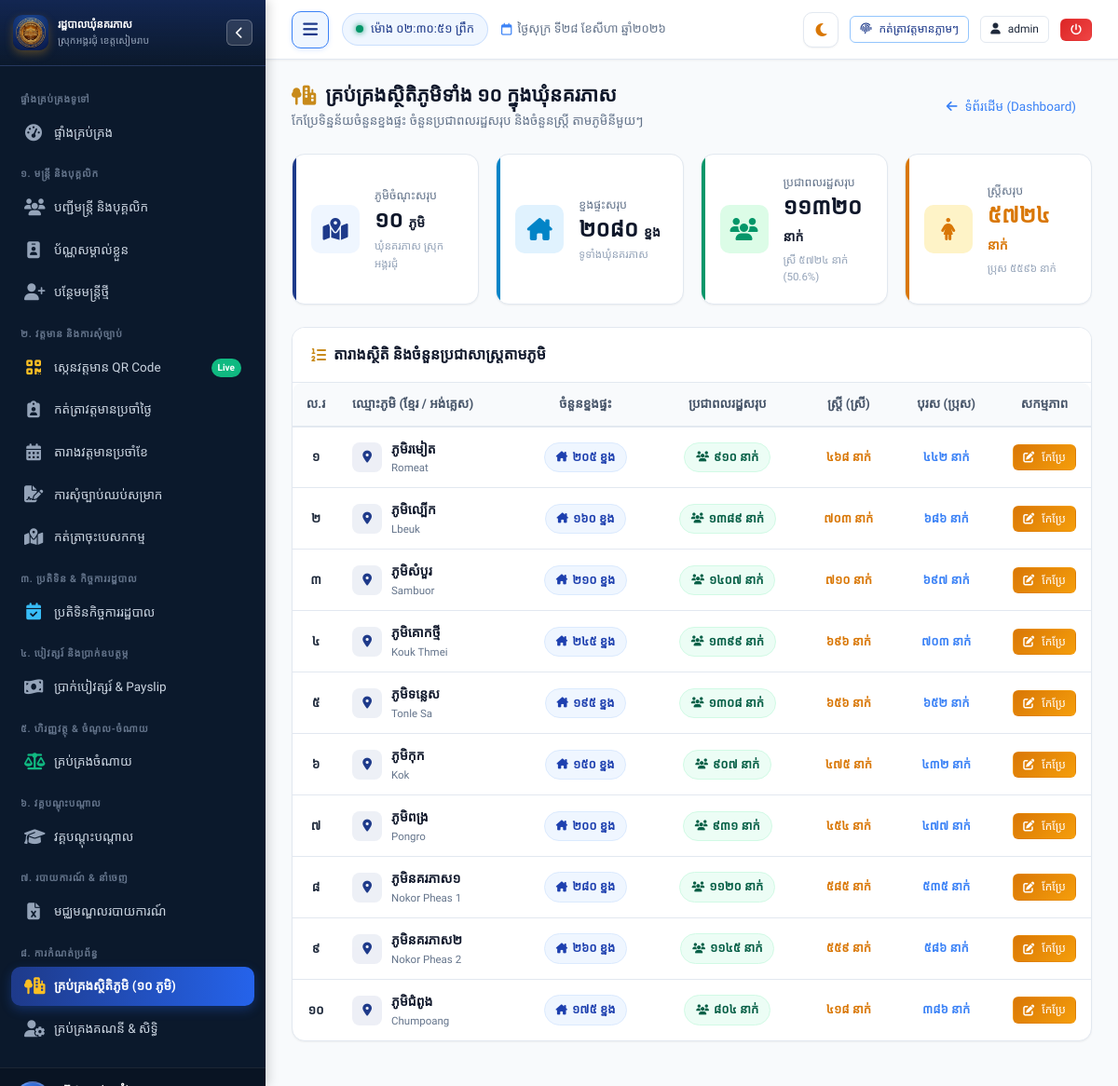
/settings/villages (signed in), run on the app's committed database.
### tables this page shows
CREATE TABLE villages (
        id INTEGER PRIMARY KEY AUTOINCREMENT,
        village_name_kh TEXT UNIQUE NOT NULL,
        village_name_en TEXT NOT NULL,
        total_population INTEGER DEFAULT 0,
        total_families INTEGER DEFAULT 0
    , female_population INTEGER DEFAULT 0);

### app.py (the view)
@app.route("/settings/villages")
@login_required
def settings_villages():
    conn = get_db()
    cursor = conn.cursor()
    cursor.execute("SELECT * FROM villages ORDER BY id")
    villages = cursor.fetchall()
    total_villages = len(villages)
    total_families = sum(v["total_families"] or 0 for v in villages)
    total_population = sum(v["total_population"] or 0 for v in villages)
    total_female = sum(v["female_population"] or 0 for v in villages)
    total_male = total_population - total_female
    female_pct = round((total_female / total_population * 100), 1) if total_population > 0 else 0
    conn.close()
    return render_template(
        "settings/villages.html",
        villages=villages,
        total_villages=total_villages,
        total_families=total_families,
        total_population=total_population,
        total_female=total_female,
        total_male=total_male,
        female_pct=female_pct
    )

### templates/settings/villages.html (shortened to what this page needs)
{% extends "base.html" %}
{% block content %}
<div class="page-header">
  <div class="page-header-title">
    <h1>
      <i class="fa-solid fa-tree-city text-gold"></i>
      <span>គ្រប់គ្រងស្ថិតិភូមិទាំង ១០ ក្នុងឃុំនគរភាស</span>
    </h1>
    <p>កែប្រែទិន្នន័យចំនួនខ្នងផ្ទះ ចំនួនប្រជាពលរដ្ឋសរុប និងចំនួនស្ត្រី តាមភូមិនីមួយៗ</p>
  </div>
  <div class="page-actions">
    <a href="{{ url_for('dashboard') }}" class="btn btn-outline-secondary">
      <i class="fa-solid fa-arrow-left"></i> ទំព័រដើម (Dashboard)
    </a>
  </div>
</div>
<div class="stats-grid" style="grid-template-columns: repeat(auto-fit, minmax(200px, 1fr)); margin-bottom: 24px;">
  <div class="stat-card" style="--stat-color: #1e3a8a; --stat-bg: #eff6ff;">
    <div class="stat-icon-wrapper">
      <i class="fa-solid fa-map-location-dot"></i>
    </div>
    <div class="stat-details">
      <div class="stat-label">ភូមិចំណុះសរុប</div>
      <div class="stat-number">{{ total_villages | kh_num }} <small style="font-size: 14px;">ភូមិ</small></div>
      <div class="stat-subtext">ឃុំនគរភាស ស្រុកអង្គរជុំ</div>
    </div>
  </div>
  <div class="stat-card" style="--stat-color: #0284c7; --stat-bg: #e0f2fe;">
    <div class="stat-icon-wrapper">
      <i class="fa-solid fa-house-chimney"></i>
    </div>
    <div class="stat-details">
      <div class="stat-label">ខ្នងផ្ទះសរុប</div>
      <div class="stat-number">{{ total_families | kh_num }} <small style="font-size: 14px;">ខ្នង</small></div>
      <div class="stat-subtext">ទូទាំងឃុំនគរភាស</div>
    </div>
  </div>
  <div class="stat-card" style="--stat-color: #059669; --stat-bg: #dcfce7;">
    <div class="stat-icon-wrapper">
      <i class="fa-solid fa-users"></i>
    </div>
    <div class="stat-details">
      <div class="stat-label">ប្រជាពលរដ្ឋសរុប</div>
      <div class="stat-number">{{ total_population | kh_num }} <small style="font-size: 14px;">នាក់</small></div>
      <div class="stat-subtext">ស្រី {{ total_female | kh_num }} នាក់ ({{ female_pct }}%)</div>
    </div>
  </div>
  <div class="stat-card" style="--stat-color: #d97706; --stat-bg: #fef3c7;">
    <div class="stat-icon-wrapper">
      <i class="fa-solid fa-person-dress"></i>
    </div>
    <div class="stat-details">
      <div class="stat-label">ស្ត្រីសរុប</div>
      <div class="stat-number" style="color: #d97706;">{{ total_female | kh_num }} <small style="font-size: 14px;">នាក់</small></div>
      <div class="stat-subtext">ប្រុស {{ total_male | kh_num }} នាក់</div>
    </div>
  </div>
</div>
<div class="card">
  <div class="card-header" style="display: flex; justify-content: space-between; align-items: center;">
    <div class="card-title">
      <i class="fa-solid fa-list-ol text-gold"></i>
      <span>តារាងស្ថិតិ និងចំនួនប្រជាសាស្ត្រតាមភូមិ</span>
    </div>
  </div>
  <div class="card-body" style="padding: 0;">
    <div class="table-responsive">
      <table class="custom-table">
        <thead>
          <tr>
            <th style="width: 50px; text-align: center;">ល.រ</th>
            <th>ឈ្មោះភូមិ (ខ្មែរ / អង់គ្លេស)</th>
            <th style="text-align: center;">ចំនួនខ្នងផ្ទះ</th>
            <th style="text-align: center;">ប្រជាពលរដ្ឋសរុប</th>
            <th style="text-align: center;">ស្ត្រី (ស្រី)</th>
            <th style="text-align: center;">បុរស (ប្រុស)</th>
            <th style="width: 100px; text-align: center;">សកម្មភាព</th>
          </tr>
        </thead>
        <tbody>
          {% for v in villages %}
          {% set male_pop = (v.total_population or 0) - (v.female_population or 0) %}
          <tr>
            <td style="text-align: center; font-weight: 600;">{{ loop.index | kh_num }}</td>
            <td>
              <div style="display: flex; align-items: center; gap: 10px;">
                <div style="width: 32px; height: 32px; border-radius: 8px; background: rgba(30, 58, 138, 0.08); color: var(--primary); display: flex; align-items: center; justify-content: center; font-size: 13px;">
                  <i class="fa-solid fa-location-dot"></i>
                </div>
                <div>
                  <strong style="font-size: 14px; color: var(--primary-dark);">ភូមិ{{ v.village_name_kh }}</strong>
                  <div style="font-size: 11.5px; color: var(--text-muted);">{{ v.village_name_en }}</div>
                </div>
              </div>
            </td>
            <td style="text-align: center;">
              <span class="badge" style="background: #eff6ff; color: #1e40af; border: 1px solid #dbeafe; font-size: 13px; font-weight: 700; padding: 5px 12px;">
                <i class="fa-solid fa-house-chimney" style="font-size: 11px;"></i> {{ v.total_families | kh_num }} ខ្នង
              </span>
            </td>
            <td style="text-align: center;">
              <span class="badge" style="background: #ecfdf5; color: #065f46; border: 1px solid #d1fae5; font-size: 13px; font-weight: 700; padding: 5px 12px;">
                <i class="fa-solid fa-users" style="font-size: 11px;"></i> {{ v.total_population | kh_num }} នាក់
              </span>
            </td>
            <td style="text-align: center; font-weight: 600; color: #d97706; font-size: 13px;">
              {{ v.female_population | kh_num }} នាក់
            </td>
            <td style="text-align: center; font-weight: 600; color: #3b82f6; font-size: 13px;">
              {{ male_pop | kh_num }} នាក់
            </td>
            <td style="text-align: center;">
              <button type="button" class="btn btn-sm btn-warning" onclick="openEditVillageModal({{ v.id }}, '{{ v.village_name_kh }}', '{{ v.village_name_en }}', {{ v.total_families or 0 }}, {{ v.total_population or 0 }}, {{ v.female_population or 0 }})">
                <i class="fa-solid fa-pen-to-square"></i> កែប្រែ
              </button>
            </td>
          </tr>
          {% endfor %}
        </tbody>
      </table>
    </div>
  </div>
</div>
{% endblock %}

### templates/base.html (shortened to what this page needs)
<!DOCTYPE html>
<html lang="km">
<head>
  <link rel="stylesheet" href="https://cdnjs.cloudflare.com/ajax/libs/font-awesome/6.5.1/css/all.min.css">
  <link rel="stylesheet" href="{{ url_for('static', filename='css/style.css') }}?v=20260828-prod">
</head>
<body>
  <div class="app-container">
    <aside id="app-sidebar" class="sidebar">
      <div class="sidebar-header">
        <div class="sidebar-logo-icon" style="background: transparent; overflow: hidden; padding: 0;">
          <img src="{{ url_for('static', filename='img/app-icon.png') }}" alt="Logo" style="width: 100%; height: 100%; object-fit: cover; border-radius: 8px;">
        </div>
        <div class="sidebar-title-box">
          <h3>រដ្ឋបាលឃុំនគរភាស</h3>
          <p>ស្រុកអង្គរជុំ ខេត្តសៀមរាប</p>
        </div>
        <button type="button" id="sidebar-close-btn" class="sidebar-header-hide-btn" aria-label="លាក់ម៉ឺនុយ"
          title="លាក់/បិទផ្ទាំងម៉ឺនុយ (Hide Sidebar)">
          <i class="fa-solid fa-chevron-left"></i>
        </button>
      </div>
      <div class="sidebar-menu">
        <div class="menu-category">ផ្ទាំងគ្រប់គ្រងទូទៅ</div>
        <a href="{{ url_for('dashboard') }}"
          class="nav-link {% if request.path == '/' or request.path == '/dashboard' %}active{% endif %}">
          <i class="fa-solid fa-gauge-high"></i>
          <span>ផ្ទាំងគ្រប់គ្រង</span>
        </a>
        <div class="menu-category">១. មន្ត្រី និងបុគ្គលិក</div>
        <a href="{{ url_for('staff_list') }}" class="nav-link {% if request.path == '/staff' %}active{% endif %}">
          <i class="fa-solid fa-users"></i>
          <span>បញ្ជីមន្ត្រី និងបុគ្គលិក</span>
        </a>
        <a href="{{ url_for('staff_id_cards_batch') }}"
          class="nav-link {% if request.path == '/staff/id-cards' or '/id-card' in request.path %}active{% endif %}">
          <i class="fa-solid fa-id-badge"></i>
          <span>ប័ណ្ណសម្គាល់ខ្លួន</span>
        </a>
        {% if session.role in ['admin', 'clerk'] %}
        <a href="{{ url_for('staff_create') }}" class="nav-link {% if request.path == '/staff/new' %}active{% endif %}">
          <i class="fa-solid fa-user-plus"></i>
          <span>បន្ថែមមន្ត្រីថ្មី</span>
        </a>
        {% endif %}
        <div class="menu-category">២. វត្តមាន និងការសុំច្បាប់</div>
        <a href="{{ url_for('attendance_scan') }}"
          class="nav-link {% if request.path == '/attendance/scan' %}active{% endif %}">
          <i class="fa-solid fa-qrcode" style="color: #fbbf24;"></i>
          <span>ស្កេនវត្តមាន QR Code</span>
          <span class="nav-badge" style="background: #10b981; color: #ffffff; font-size: 10px;">Live</span>
        </a>
        <a href="{{ url_for('attendance_daily') }}"
          class="nav-link {% if request.path == '/attendance/daily' %}active{% endif %}">
          <i class="fa-solid fa-clipboard-user"></i>
          <span>កត់ត្រាវត្តមានប្រចាំថ្ងៃ</span>
        </a>
        <a href="{{ url_for('attendance_monthly') }}"
          class="nav-link {% if request.path == '/attendance/monthly' %}active{% endif %}">
          <i class="fa-solid fa-calendar-days"></i>
          <span>តារាងវត្តមានប្រចាំខែ</span>
        </a>
        <a href="{{ url_for('leave_list') }}"
          class="nav-link {% if request.path.startswith('/leave') %}active{% endif %}">
          <i class="fa-solid fa-file-signature"></i>
          <span>ការសុំច្បាប់ឈប់សម្រាក</span>
        </a>
        <a href="{{ url_for('mission_list') }}"
          class="nav-link {% if request.path.startswith('/missions') %}active{% endif %}">
          <i class="fa-solid fa-map-location-dot"></i>
          <span>កត់ត្រាចុះបេសកកម្ម</span>
        </a>
        <div class="menu-category">៣. ប្រតិទិន & កិច្ចការរដ្ឋបាល</div>
        <a href="{{ url_for('calendar_index') }}"
          class="nav-link {% if request.path.startswith('/calendar') %}active{% endif %}">
          <i class="fa-solid fa-calendar-check" style="color: #38bdf8;"></i>
          <span>ប្រតិទិនកិច្ចការរដ្ឋបាល</span>
        </a>
        <div class="menu-category">៤. បៀវត្សរ៍ និងប្រាក់ឧបត្ថម្ភ</div>
        <a href="{{ url_for('payroll_list') }}"
          class="nav-link {% if request.path.startswith('/payroll') %}active{% endif %}">
          <i class="fa-solid fa-money-bill-wave"></i>
          <span>ប្រាក់បៀវត្សរ៍ & Payslip</span>
        </a>
        <div class="menu-category">៥. ហិរញ្ញវត្ថុ & ចំណូល-ចំណាយ</div>
        <a href="{{ url_for('finance_list') }}"
          class="nav-link {% if request.path.startswith('/finance') %}active{% endif %}">
          <i class="fa-solid fa-scale-balanced" style="color: #10b981;"></i>
          <span>គ្រប់គ្រងចំណាយ</span>
        </a>
        <div class="menu-category">៦. វគ្គបណ្តុះបណ្តាល</div>
        <a href="{{ url_for('evaluation_trainings') }}"
          class="nav-link {% if request.path == '/evaluation/trainings' %}active{% endif %}">
          <i class="fa-solid fa-graduation-cap"></i>
          <span>វគ្គបណ្តុះបណ្តាល</span>
        </a>
        <div class="menu-category">៧. របាយការណ៍ & នាំចេញ</div>
        <a href="{{ url_for('reports_hub') }}" class="nav-link {% if request.path == '/reports' %}active{% endif %}">
          <i class="fa-solid fa-file-excel"></i>
          <span>មជ្ឈមណ្ឌលរបាយការណ៍</span>
        </a>
        {% if session.role in ['admin', 'clerk'] %}
        <div class="menu-category">៨. ការកំណត់ប្រព័ន្ធ</div>
        <a href="{{ url_for('settings_villages') }}"
          class="nav-link {% if request.path == '/settings/villages' %}active{% endif %}">
          <i class="fa-solid fa-tree-city"></i>
          <span>គ្រប់គ្រងស្ថិតិភូមិ (១០ ភូមិ)</span>
        </a>
        {% if session.role == 'admin' %}
        <a href="{{ url_for('settings_users') }}"
          class="nav-link {% if request.path == '/settings/users' %}active{% endif %}">
          <i class="fa-solid fa-user-gear"></i>
          <span>គ្រប់គ្រងគណនី & សិទ្ធិ</span>
        </a>
        {% endif %}
        {% endif %}
      </div>
      <div class="sidebar-footer">
        <div class="user-profile-pill">
          <div class="user-avatar-sm">
          </div>
          <div class="user-info-text">
            <div class="name">{{ session.full_name or 'មន្ត្រីឃុំ' }}</div>
          </div>
        </div>
      </div>
    </aside>
    <div class="main-wrapper">
      <header class="topbar">
        <div class="topbar-left">
          <button type="button" id="sidebar-toggle-btn" class="sidebar-toggle-btn" aria-label="លាក់/បង្ហាញម៉ឺនុយ"
            title="លាក់/បង្ហាញម៉ឺនុយ (Toggle Sidebar)">
            <i class="fa-solid fa-bars"></i>
          </button>
          <div class="live-clock-badge">
            <span class="dot"></span>
            <span id="live-time-display">កំពុងផ្ទុកម៉ោង...</span>
          </div>
          <span class="topbar-date-display">
            <i class="fa-regular fa-calendar"></i>
            <span class="date-text">{{ today_khmer }}</span>
          </span>
        </div>
        <div class="topbar-right">
          <button type="button" id="theme-toggle-btn" class="theme-toggle-btn" aria-label="ប្តូរពណ៌ Theme"
            title="ប្តូរពន្លឺ Theme (Light / Dark Mode)">
            <i class="fa-solid fa-moon" id="theme-toggle-icon"></i>
          </button>
          <button id="btn-quick-checkin" onclick="handleQuickCheckin()" class="btn btn-sm btn-outline-primary"
            title="កត់ត្រាវត្តមានចូល/ចេញថ្ងៃនេះ">
            <i class="fa-solid fa-fingerprint"></i>
            <span class="btn-text">កត់ត្រាវត្តមានភ្លាមៗ</span>
          </button>
          <a href="{{ url_for('user_profile') }}" class="btn btn-sm btn-outline user-profile-btn" title="គណនីរបស់ខ្ញុំ">
            <i class="fa-solid fa-user"></i>
            <span class="user-name-text">{{ session.username }}</span>
          </a>
          <a href="{{ url_for('logout') }}" class="btn btn-sm btn-danger logout-btn" title="ចាកចេញពីប្រព័ន្ធ">
            <i class="fa-solid fa-power-off"></i>
          </a>
        </div>
      </header>
      <main class="page-content">
        {% block content %}{% endblock %}
      </main>
    </div>
  </div>
</body>
</html>

### data on the page
villages: village_name_kh "រមៀត", village_name_en "Romeat", total_families|kh_num "២០៥", total_population|kh_num "៩១០", female_population|kh_num "៤៦៨", male_pop "៤៤២"
villages: village_name_kh "ល្បើក", village_name_en "Lbeuk", total_families|kh_num "១៦០", total_population|kh_num "១៣៨៩", female_population|kh_num "៧០៣", male_pop "៦៨៦"
villages: village_name_kh "សំបួរ", village_name_en "Sambuor", total_families|kh_num "២១០", total_population|kh_num "១៤០៧", female_population|kh_num "៧១០", male_pop "៦៩៧"
villages: village_name_kh "គោកថ្មី", village_name_en "Kouk Thmei", total_families|kh_num "២៤៥", total_population|kh_num "១៣៩៩", female_population|kh_num "៦៩៦", male_pop "៧០៣"
villages: village_name_kh "ទន្លេស", village_name_en "Tonle Sa", total_families|kh_num "១៩៥", total_population|kh_num "១៣០៨", female_population|kh_num "៦៥៦", male_pop "៦៥២"
villages: village_name_kh "កុក", village_name_en "Kok", total_families|kh_num "១៥០", total_population|kh_num "៩០៧", female_population|kh_num "៤៧៥", male_pop "៤៣២"
villages: village_name_kh "ពង្រ", village_name_en "Pongro", total_families|kh_num "២០០", total_population|kh_num "៩៣១", female_population|kh_num "៤៥៤", male_pop "៤៧៧"
villages: village_name_kh "នគរភាស១", village_name_en "Nokor Pheas 1", total_families|kh_num "២៨០", total_population|kh_num "១១២០", female_population|kh_num "៥៨៥", male_pop "៥៣៥"
villages: village_name_kh "នគរភាស២", village_name_en "Nokor Pheas 2", total_families|kh_num "២៦០", total_population|kh_num "១១៤៥", female_population|kh_num "៥៥៩", male_pop "៥៨៦"
villages: village_name_kh "ជំពូង", village_name_en "Chumpoang", total_families|kh_num "១៧៥", total_population|kh_num "៨០៤", female_population|kh_num "៤១៨", male_pop "៣៨៦"

### other printed values
{{ today_khmer }} "ថ្ងៃសុក្រ ទី២៨ ខែសីហា ឆ្នាំ២០២៦"
{{ session.username }} "admin"
{{ total_villages | kh_num }} "១០"
{{ total_families | kh_num }} "២០៨០"
{{ total_population | kh_num }} "១១៣២០"
{{ total_female | kh_num }} "៥៧២៤"
{{ female_pct }} "50.6"
{{ total_male | kh_num }} "៥៥៩៦"
